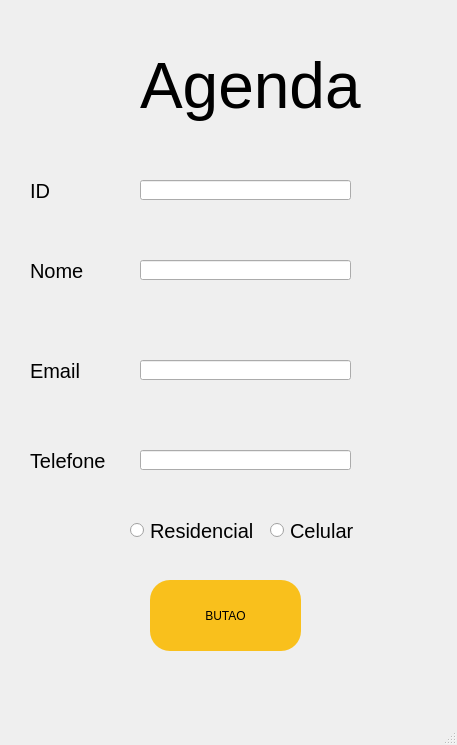
<?xml version="1.0" encoding="UTF-8"?>
<ui version="4.0">
 <class>o</class>
 <widget class="QMainWindow" name="o">
  <property name="geometry">
   <rect>
    <x>0</x>
    <y>0</y>
    <width>457</width>
    <height>745</height>
   </rect>
  </property>
  <property name="windowTitle">
   <string>MainWindow</string>
  </property>
  <property name="autoFillBackground">
   <bool>false</bool>
  </property>
  <property name="animated">
   <bool>true</bool>
  </property>
  <widget class="QWidget" name="centralwidget">
   <widget class="QLabel" name="label">
    <property name="geometry">
     <rect>
      <x>140</x>
      <y>10</y>
      <width>271</width>
      <height>151</height>
     </rect>
    </property>
    <property name="font">
     <font>
      <pointsize>48</pointsize>
     </font>
    </property>
    <property name="text">
     <string>Agenda</string>
    </property>
   </widget>
   <widget class="QLabel" name="label_2">
    <property name="geometry">
     <rect>
      <x>30</x>
      <y>160</y>
      <width>101</width>
      <height>61</height>
     </rect>
    </property>
    <property name="font">
     <font>
      <pointsize>15</pointsize>
     </font>
    </property>
    <property name="text">
     <string>ID</string>
    </property>
   </widget>
   <widget class="QLabel" name="label_3">
    <property name="geometry">
     <rect>
      <x>30</x>
      <y>240</y>
      <width>101</width>
      <height>61</height>
     </rect>
    </property>
    <property name="font">
     <font>
      <pointsize>15</pointsize>
     </font>
    </property>
    <property name="text">
     <string>Nome</string>
    </property>
   </widget>
   <widget class="QLabel" name="label_4">
    <property name="geometry">
     <rect>
      <x>30</x>
      <y>340</y>
      <width>101</width>
      <height>61</height>
     </rect>
    </property>
    <property name="font">
     <font>
      <pointsize>15</pointsize>
     </font>
    </property>
    <property name="text">
     <string>Email</string>
    </property>
   </widget>
   <widget class="QLabel" name="label_5">
    <property name="geometry">
     <rect>
      <x>30</x>
      <y>430</y>
      <width>101</width>
      <height>61</height>
     </rect>
    </property>
    <property name="font">
     <font>
      <pointsize>15</pointsize>
     </font>
    </property>
    <property name="text">
     <string>Telefone</string>
    </property>
   </widget>
   <widget class="QPushButton" name="btnCadastro">
    <property name="geometry">
     <rect>
      <x>150</x>
      <y>580</y>
      <width>151</width>
      <height>71</height>
     </rect>
    </property>
    <property name="styleSheet">
     <string notr="true">QPushButton{
	background-color: rgb(249, 192, 28);
	border-radius: 20px;
}</string>
    </property>
    <property name="text">
     <string>BUTAO</string>
    </property>
    <property name="autoRepeat">
     <bool>false</bool>
    </property>
    <property name="autoRepeatDelay">
     <number>300</number>
    </property>
    <property name="autoRepeatInterval">
     <number>100</number>
    </property>
   </widget>
   <widget class="QLineEdit" name="leID">
    <property name="geometry">
     <rect>
      <x>140</x>
      <y>180</y>
      <width>211</width>
      <height>20</height>
     </rect>
    </property>
   </widget>
   <widget class="QLineEdit" name="leNome">
    <property name="geometry">
     <rect>
      <x>140</x>
      <y>260</y>
      <width>211</width>
      <height>20</height>
     </rect>
    </property>
   </widget>
   <widget class="QLineEdit" name="leEmail">
    <property name="geometry">
     <rect>
      <x>140</x>
      <y>360</y>
      <width>211</width>
      <height>20</height>
     </rect>
    </property>
   </widget>
   <widget class="QLineEdit" name="leTelefone">
    <property name="geometry">
     <rect>
      <x>140</x>
      <y>450</y>
      <width>211</width>
      <height>20</height>
     </rect>
    </property>
   </widget>
   <widget class="QRadioButton" name="rbResidencial">
    <property name="geometry">
     <rect>
      <x>130</x>
      <y>510</y>
      <width>131</width>
      <height>41</height>
     </rect>
    </property>
    <property name="font">
     <font>
      <pointsize>15</pointsize>
     </font>
    </property>
    <property name="text">
     <string>Residencial</string>
    </property>
   </widget>
   <widget class="QRadioButton" name="rbCelular">
    <property name="geometry">
     <rect>
      <x>270</x>
      <y>510</y>
      <width>111</width>
      <height>41</height>
     </rect>
    </property>
    <property name="font">
     <font>
      <pointsize>15</pointsize>
     </font>
    </property>
    <property name="text">
     <string>Celular</string>
    </property>
   </widget>
  </widget>
  <widget class="QMenuBar" name="menubar">
   <property name="geometry">
    <rect>
     <x>0</x>
     <y>0</y>
     <width>457</width>
     <height>21</height>
    </rect>
   </property>
  </widget>
  <widget class="QStatusBar" name="statusbar"/>
 </widget>
 <resources/>
 <connections/>
</ui>
